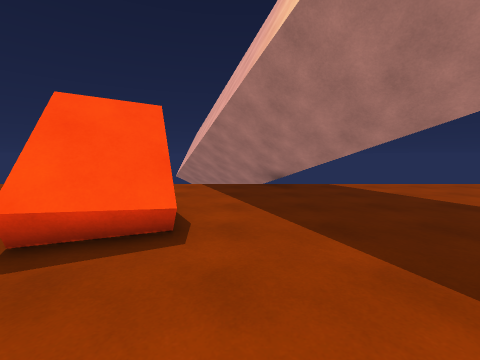
view 1 (above)

18 first-person views from a walk through a scene from a Unity 3-D project. The camera is 1.4 m above the floor, tilts 6° down and sees 90° across. The floor is counted in squares, 1 m on a side. Each view is taken from the middle of a square. On the plan, view 1 faces up. The plan holds only what a view shows up to about 13 squares ahead; the rest is blank. The place goes on beyond the plan.

view 2
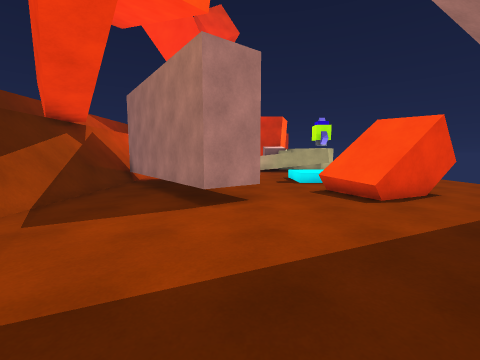

view 3
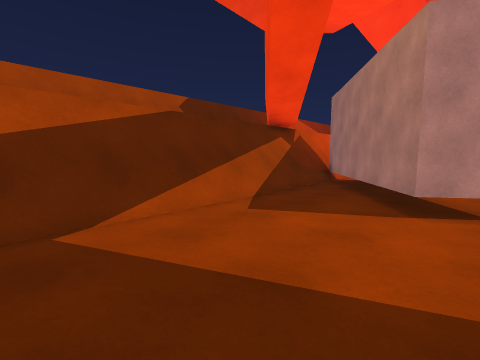

view 4
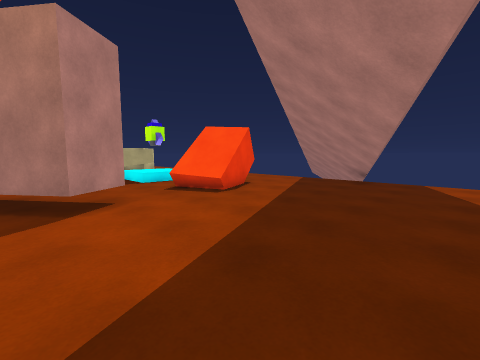

view 5
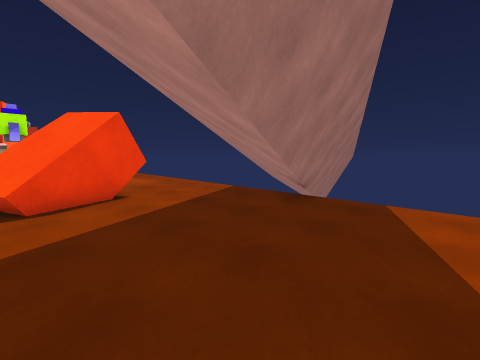

view 6
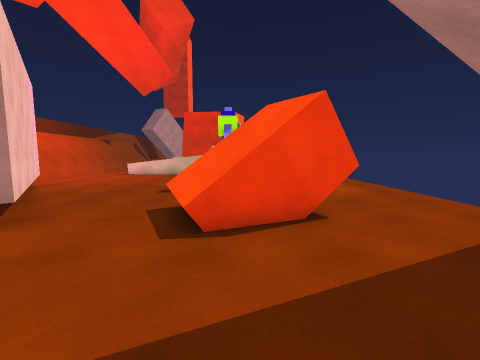

view 7
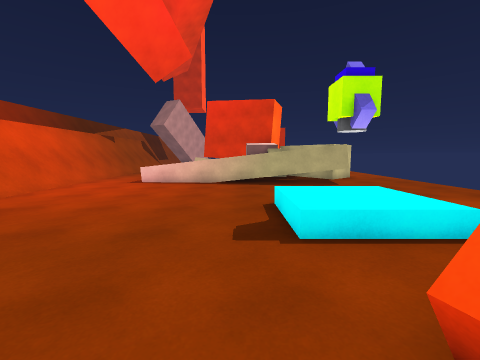

view 8
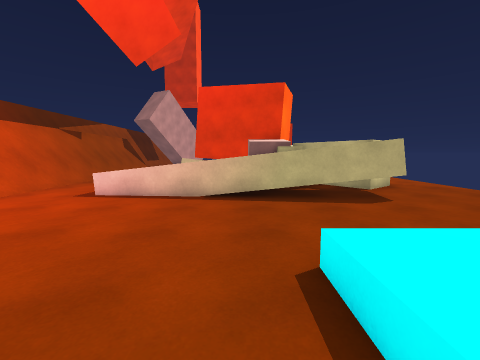

view 9
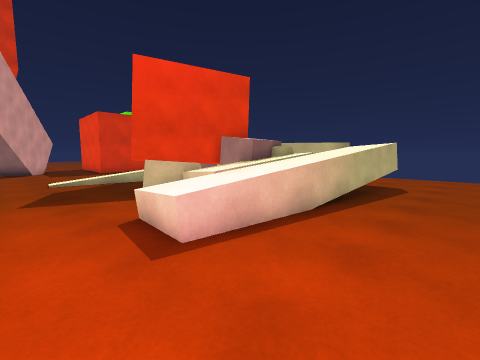

view 10
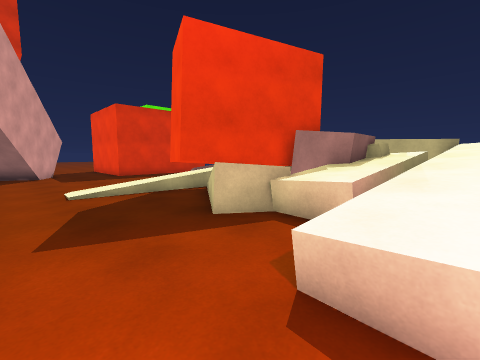

view 11
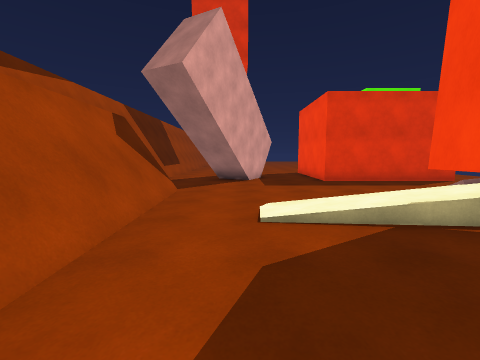

view 12
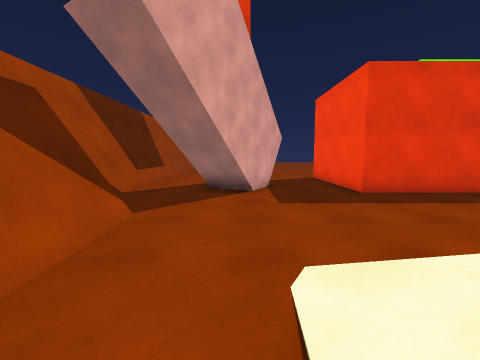

view 13
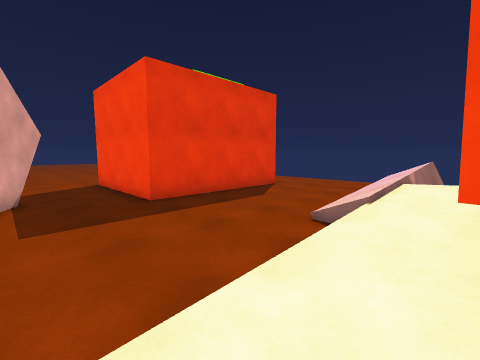

view 14
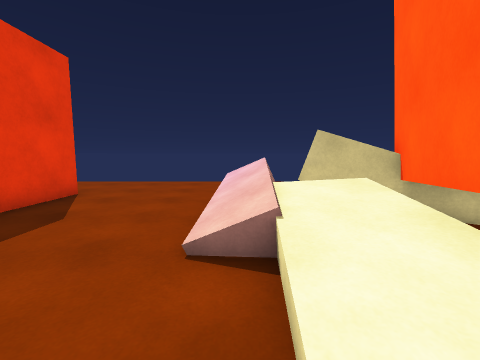

view 15
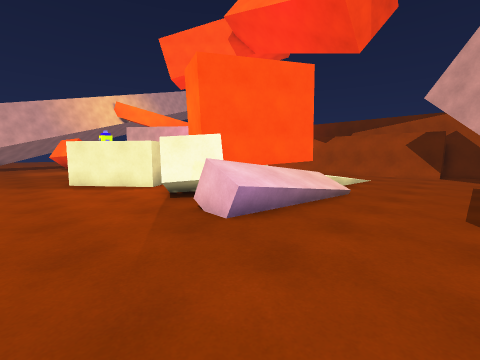

view 16
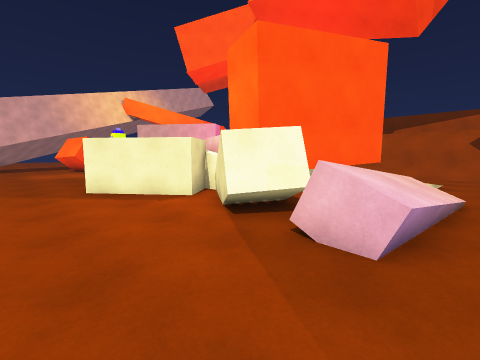

view 17
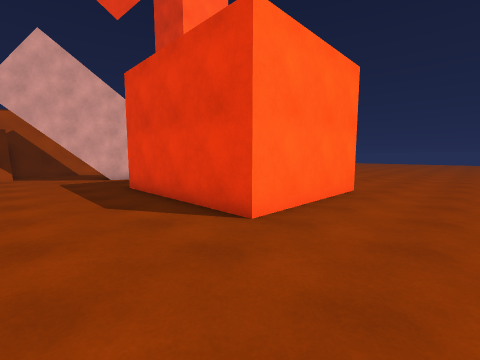

view 18
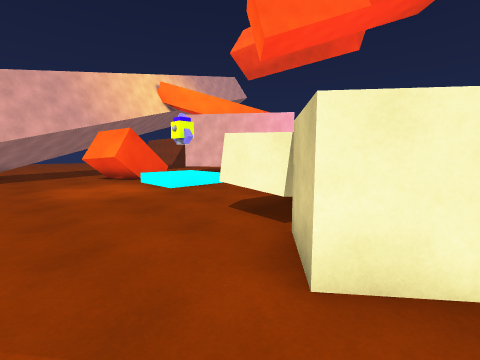

### Floor plan
Key: @ floor where view 1 was taken; # wall or solid block; . main floor; : floor 0.25 m higher than the main floor; + floor 0.5 m higher than the main floor; * floor 0.75 m higher than the main floor; / step, stairs or slope; = window, fence, low wall or low ledge; ^ raised ledge; v drop or lower ground; B block; R rocket.
Columns run from 35 left of view 1 to 6 right of it. Each row starts with its distance up from view 1.
 12                                  #####
 11 ..................................#####...
 10 ...................................####...
  9 ....................................###...
  8 .................###............B.... #...
  7 ####...../=###..######........BBBB.....#..
  6    #...../v###^####  #....////BBBB........
  5    #...../vv^# ###^^ #..../RR/.BBB........
  4    #...../vvv# ###^^^#..../RR/.BBBB.......
  3    #...../**## ###^^^^....////..B.........
  2    #....//+*#### ^^^^^....................
  1 ####......+####  ^^^^^....................
  0 ..........+###^ ^^^^^^..........###@......
 -1 ..........:/...^=..^^^.........####......
 -2 #........///.......^^^........####........
 -3 ###......../.......^^=......#####.........
 -4   ###......................#####..........
 -5    ##...................... ##............
 -6 ...#........... ==========  ##############
 -7 .......#######  ##########  ###########
 -8 ...... ######
 -9 #####

Where each view was taken, in squares from view 1:
view 1: 0 up, 0 right, facing up
view 2: 0 up, 6 right, facing left
view 3: 0 up, 6 right, facing down-left
view 4: 2 down, 6 right, facing up-left
view 5: 4 up, 6 right, facing up-left
view 6: 5 up, 3 right, facing left
view 7: 2 up, 2 left, facing left
view 8: 2 up, 6 left, facing left
view 9: 5 down, 11 left, facing up-left
view 10: 5 down, 15 left, facing up-left
view 11: 4 down, 19 left, facing left
view 12: 4 down, 23 left, facing left
view 13: 3 down, 24 left, facing up-left
view 14: 1 down, 26 left, facing up
view 15: 11 up, 30 left, facing down-right
view 16: 11 up, 27 left, facing down-right
view 17: 11 up, 28 left, facing down-left
view 18: 11 up, 18 left, facing down-right
